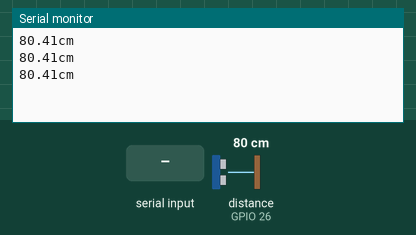
This sketch was run on a simulated ESP32. Shown: the last lines printed to the serial monitor. Wiring (inferred from the names in the program): ultrasonic range finder: trigger GPIO 25; echo GPIO 26. The inputs (shaded band) are chosen by the test bench; at power-on: distance to the obstacle (sensor on GPIO 26) 80 cm. The echo pulse lasts 58.3 µs per cm.

Above: at 1.3 s.
1.4 s: "1" received over Serial
3.0 s: distance to the obstacle (sensor on GPIO 26) set to 2 cm
At 3.4 s:
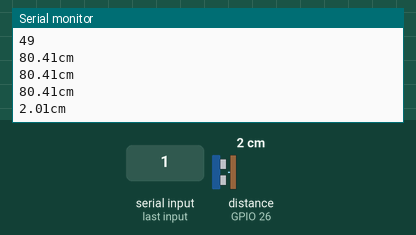
4.5 s: "0" received over Serial
6.0 s: distance to the obstacle (sensor on GPIO 26) set to 4 cm
At 6.4 s:
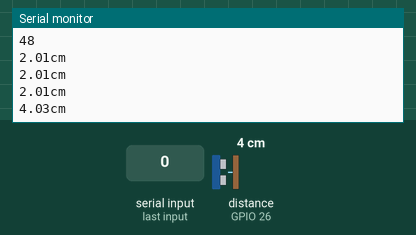
Timing chart, 0 to 8.5 s (numbered marks = the images above; inputs shaded):
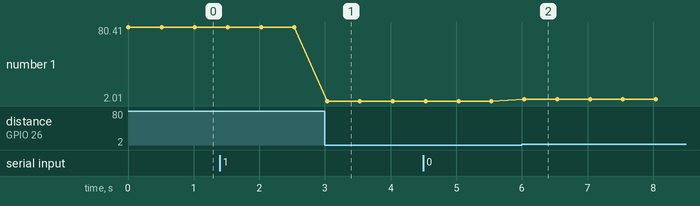

Measured:
- after the input at 3.0 s, the serial monitor: prints a new line at once (image 1)
- after the input at 6.0 s, the serial monitor: prints a new line at once (image 2)
- plotted number 1: 80.41 → 2.01 after the input at 3.0 s, 2.01 → 4.03 after the input at 6.0 s

The sketch:

distance.ino
```cpp
#define GpsSerial Serial
#define DebugSerial Serial

const int TrigPin = 25;
const int EchoPin = 26;
const int len = 27;
float cm;
void setup()
{
Serial.begin(9600);
pinMode(TrigPin, OUTPUT);
pinMode(EchoPin, INPUT);
}
void loop()
{
while (GpsSerial.available())
  {
    Serial.println(GpsSerial.read());
  }


//发一个10ms的高脉冲去触发TrigPin
digitalWrite(TrigPin, LOW);
delayMicroseconds(2);
digitalWrite(TrigPin, HIGH);
delayMicroseconds(10);
digitalWrite(TrigPin, LOW);


digitalWrite(TrigPin, LOW);
delayMicroseconds(2);
digitalWrite(TrigPin, HIGH);
delayMicroseconds(10);
digitalWrite(TrigPin, LOW);

cm = pulseIn(EchoPin, HIGH) / 58.0; //算成厘米
cm = (int(cm * 100.0)) / 100.0; //保留两位小数
Serial.print(cm);
Serial.print("cm");
Serial.println();
delay(500);
}
```
